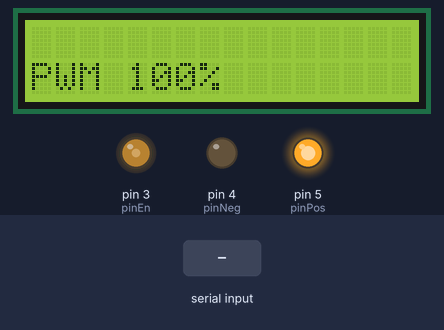
This sketch was run on a simulated Arduino Uno, built with avr-gcc and run on an emulated ATmega328P. Shown: 16×2 character LCD, output pins drawn as LEDs (lit = HIGH). The inputs (shaded band) are chosen by the test bench.

Above: at 1.2 s.
1.3 s: "TH,1\n" received over Serial
At 1.8 s:
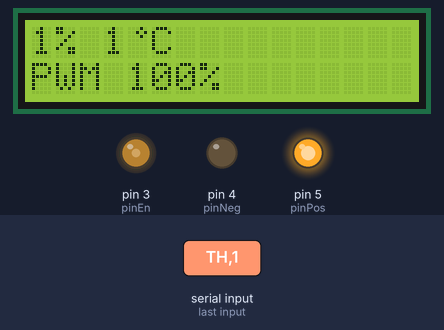
2.8 s: "PWM,1\n" received over Serial
At 4.0 s:
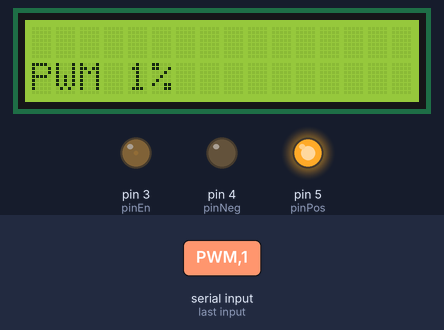
4.3 s: "PWM,150\n" received over Serial
At 5.3 s:
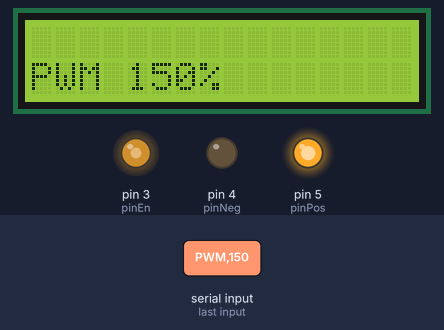
5.8 s: "TH,150\n" received over Serial
At 6.4 s:
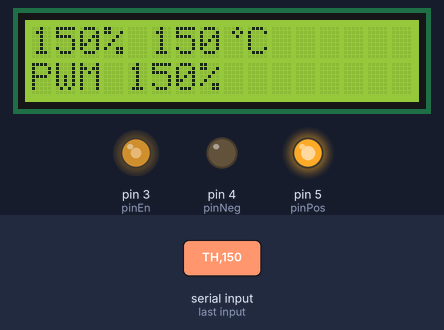
7.3 s: "TH,1\n" received over Serial
At 8.7 s:
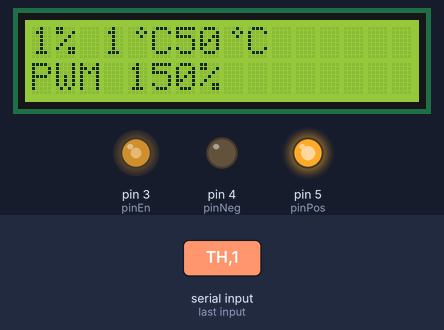
Timing chart, 0 to 9.8 s (numbered marks = the images above; inputs shaded):
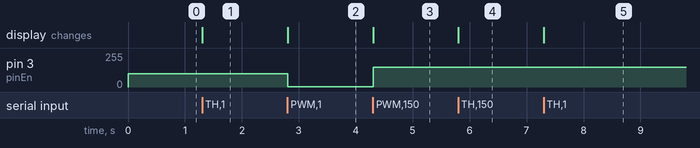

The sketch:

DEV3.ino
```cpp
#include <LiquidCrystal.h>

LiquidCrystal lcd(13, 12, 11, 10, 9, 8, 7, 6, A0, A1, A2);
String sCommand = "", sStart, sTmp;
char cTemp;
String Temp, Humi;
int receiveFlag = 0;
int pinPos = 5, pinNeg = 4, pinEn = 3;
int pwmSpeed = 100;
char pwmSpeedBuf[30];

byte user_value[8]={ // °에 대한 사용자 정의문자 생성, 5*8 DOT
    B00010,
    B00101,
    B00010,
    B00000,
    B00000,
    B00000,
    B00000,
    B00000
};

void setup() {
  Serial.begin(115200);
  pinMode(pinPos, OUTPUT); pinMode(pinNeg, OUTPUT); pinMode(pinEn, OUTPUT);
  digitalWrite(pinPos, HIGH);
  digitalWrite(pinNeg, LOW);
  analogWrite(pinEn, pwmSpeed);
  lcd.begin(16, 2);
  lcd.createChar(0, user_value);
  lcd.clear();

  lcd.setCursor(0, 1); // 초기에 LCD에 PWM값 띄우기
  String buf = "PWM "; buf += pwmSpeed; buf += "%";
  lcd.print(buf);
}

void loop() {
  int ret;
  if(receiveFlag) {
    sStart = "", sTmp = "";
    ret = sCommand.indexOf(',');
    if(ret != -1) {
      sTmp = sCommand.substring(0, ret);
      sCommand = sCommand.substring(ret+1, sCommand.length());
      if(sTmp == "TH") { // 값이 2개가 전달될 수 있으므로 접두어를 통해서 데이터를 구분
          ret = sCommand.indexOf(',');
          Temp = sCommand.substring(0, ret);
          sCommand = sCommand.substring(ret+1, sCommand.length());
          Humi = sCommand.substring(0, sCommand.length());
          lcd.setCursor(0, 0);
          String buf = Humi + "% " + Temp;
          lcd.print(buf);
          lcd.write(static_cast<byte>(0x00)); // 사용자 정의문자 생성
          lcd.print('C');
      }
      else if(sTmp == "PWM") {
          lcd.clear();
          ret = sCommand.indexOf(',');
          sTmp = sCommand.substring(0, ret);
          sTmp.toCharArray(pwmSpeedBuf, 30);
          pwmSpeed = atoi(pwmSpeedBuf);
          lcd.setCursor(0, 1);
          String buf = "PWM "; buf += pwmSpeed; buf += "%";
          lcd.print(buf);
          analogWrite(pinEn, pwmSpeed);
      }
    }

    receiveFlag = 0;
    sCommand = "";
  }

}

void serialEvent(void)
{
  while(Serial.available()) // DEV2번에서 값이 왔다면
  {
     cTemp = Serial.read();
     if(cTemp == '\n') {  // 개행까지 받는다
        receiveFlag = 1;
        return;
     }
     sCommand += cTemp;
  }
}
```

Measured:
- after the input at 1.3 s, the display: changes at once (image 1)
- after the input at 2.8 s, pin 3 (pinEn): 100/255 → 1/255 at once; the display: changes at once (image 2)
- after the input at 4.3 s, pin 3 (pinEn): 1/255 → 150/255 at once; the display: changes at once (image 3)
- after the input at 5.8 s, the display: changes at once (image 4)
- after the input at 7.3 s, the display: changes at once (image 5)
